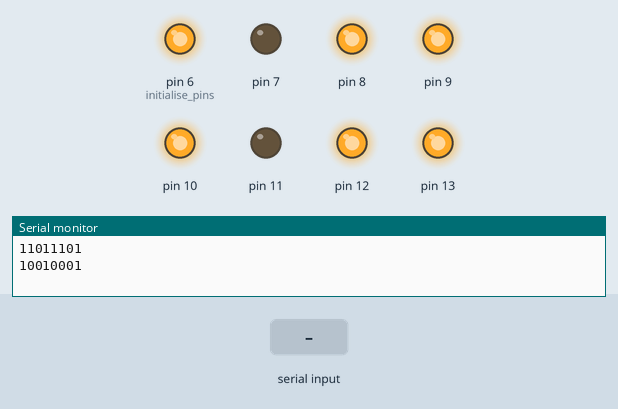
This sketch was run on a simulated Arduino Uno, built with avr-gcc and run on an emulated ATmega328P. On the bench: output pins drawn as LEDs (lit = HIGH), the last lines printed to the serial monitor. Inputs (shaded band) come from the test bench. Random numbers use the default seed unless the sketch sets one.

Above: at 1.2 s.
1.3 s: "H" received over Serial
At 4.4 s:
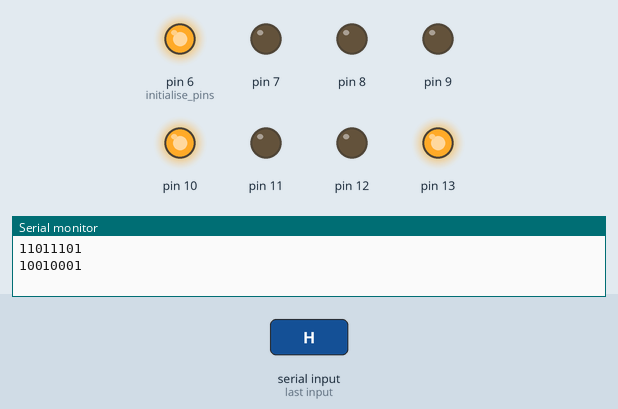
At 6.7 s:
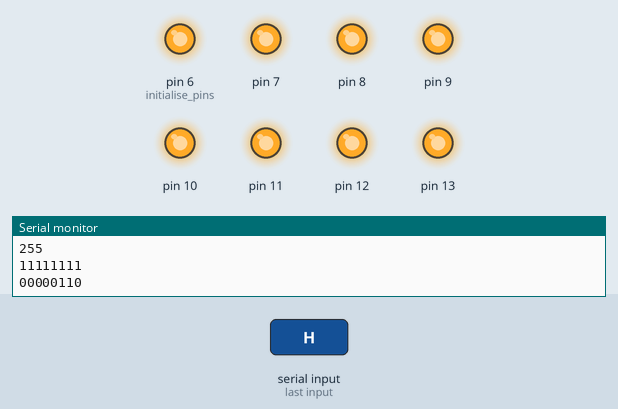
Timing chart, 0 to 22.7 s (numbered marks = the images above; inputs shaded):
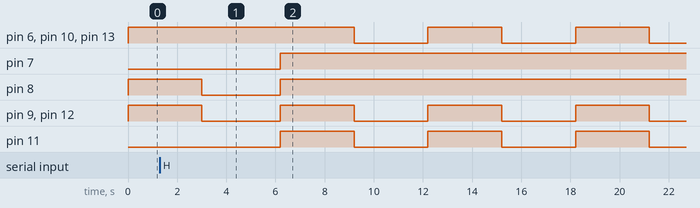

The sketch:

Number_Sort_Assignement_3.ino
```cpp
int rand_array[50];
int temp;
int i;
int j;
int n;
int incomingByte;
String numHigh;
String numLow;
String result;

void setup(){
  Serial.begin(9600);                 //initialise serial communication:
  srand(0);                             //generate a random seed
  pinMode(6, OUTPUT);                  //initialise pins
  pinMode(7, OUTPUT);
  pinMode(8, OUTPUT);
  pinMode(9, OUTPUT);
  pinMode(10, OUTPUT);
  pinMode(11, OUTPUT);
  pinMode(12, OUTPUT);
  pinMode(13, OUTPUT);

  for (int i = 0; i < 50; i++) {                        //loop through the array 50 times, adding 50 numbers.
    rand_array[i] = rand() % (255 + 1 - 1) + 1;          //add a random number between 0 and 255 to the array at pos i.
  }
}

void loop() {
  if (Serial.available() > 0) {                               // see if there's incoming serial data:
    incomingByte = Serial.read();
      if (incomingByte == 'H'){
        sortAscending();
          for (int j = 0; j < 50; j++){
          Serial.println(rand_array[j]);
        }
      }
  }
        numHigh = convertionToBinary(rand_array[49]);
        numLow = convertionToBinary(rand_array[0]);
        while(numHigh.length() < 8) {
          numHigh = "0" + numHigh;
        }
          while(numLow.length() < 8) {
            numLow = "0" + numLow;
          }
        Serial.println(numHigh);
        Serial.println(numLow);
        LED(numHigh);
        delay(3000);
        LED(numLow);
        delay(3000);
 }

void sortAscending(){
  for (int i = 0; i < 50; i++) {                  //runs the loop 50 times.
    for (int j = i + 1; j < 50; j++) {
      if (rand_array[i] > rand_array[j]) {        //compares two integers, if the first integer is larger than the first, run the statement
        int temp = rand_array[i];                //creates a temporary int to store the first integer.
        rand_array[i] = rand_array[j];            //replace the first integer with the second integer.
        rand_array[j] = temp;                    //replace the second integer with the first integer.
      }
    }
  }
}

String convertionToBinary(int num){           //converts the ints to binary.
    String result;
    int Bit, quotient;
    while(num > 0){                           //while n > 0 do:
      Bit = num % 2;                          //calculate remainder of input / 2.
      quotient = num/2;                       //create temporary storage for remainder (quotient)
      result = Bit + result;                  //store digit in array
      num = quotient;                         //re-define remainder
    }
    return result;                            //return completed array (binary number)
}


void LED(String num){
    if(num.charAt(0) == '1')
      {digitalWrite(13, HIGH);}
    else {digitalWrite(13, LOW);}

    if(num.charAt(1) == '1')
      {digitalWrite(12, HIGH);}
    else {digitalWrite(12, LOW);}

     if(num.charAt(2) == '1')
      {digitalWrite(11, HIGH);}
     else {digitalWrite(11, LOW);}

     if(num.charAt(3) == '1')
      {digitalWrite(10, HIGH);}
     else {digitalWrite(10, LOW);}

     if(num.charAt(4) == '1')
      {digitalWrite(9, HIGH);}
     else {digitalWrite(9, LOW);}

     if(num.charAt(5) == '1')
      {digitalWrite(8, HIGH);}
     else {digitalWrite(8, LOW);}

     if(num.charAt(6) == '1')
      {digitalWrite(7, HIGH);}
     else {digitalWrite(7, LOW);}

     if(num.charAt(7) == '1')
      {digitalWrite(6, HIGH);}
     else {digitalWrite(6, LOW);}
}
```

Measured:
- after the input at 1.3 s, pin 6 (initialise_pins), pin 10, pin 13: alternates HIGH for 3.0 s and LOW for 3.0 s, starting after 7.9 s; pin 7: LOW → HIGH after 4.9 s; pin 11: alternates HIGH for 3.0 s and LOW for 3.0 s, starting after 4.9 s
- by itself, pin 9, pin 12: alternates HIGH for 3.0 s and LOW for 3.0 s
